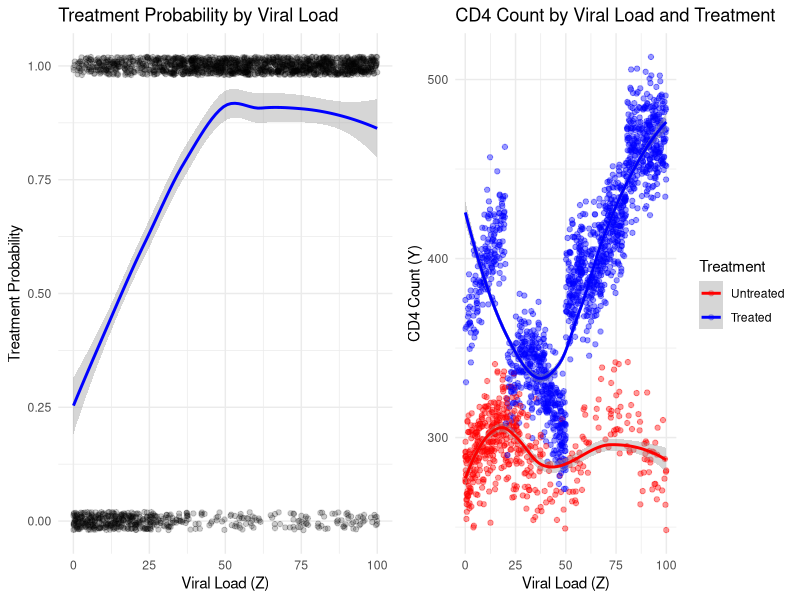
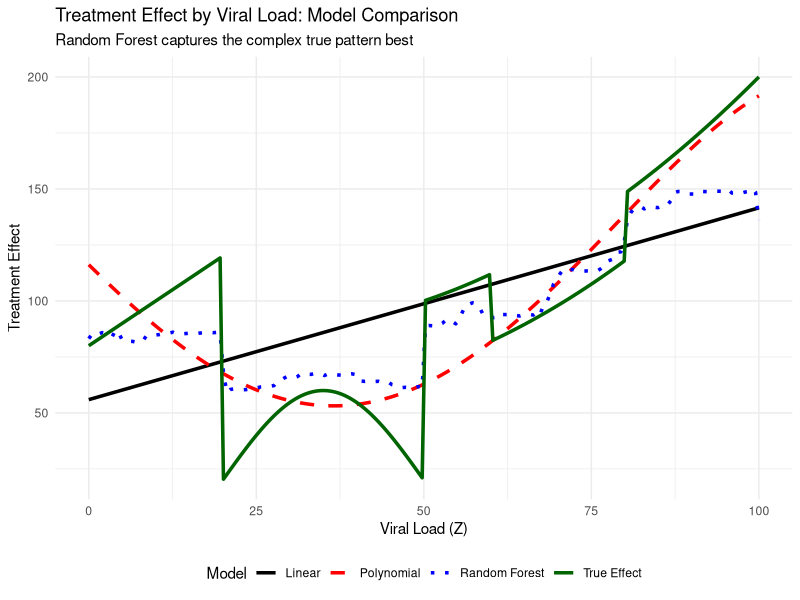

These charts were generated, in order, by the following R code:
## ---- chunk 1
knitr::opts_chunk$set(
  echo = TRUE,
  message = FALSE,
  warning = FALSE,
  fig.align = "center",
  fig.width = 10,
  fig.height = 6
)

# Load required libraries
library(dplyr)
library(knitr)
library(kableExtra)
library(randomForest)
library(ggplot2)
library(gridExtra)
## ---- chunk 2
# Simple tabular data from original tutorial
z <- c(0, 0, 1, 1)
a <- c(0, 1, 0, 1)
y <- c(100, 150, 80, 130)
n <- c(300, 200, 150, 350)

data_simple <- data.frame(z, a, y, n)

kable(data_simple, 
      caption = "Table 1: Simple Cross-sectional Data",
      col.names = c("Z (Viral Load)", "A (Treatment)", "Y (CD4 Count)", "N (Sample Size)")) %>%
  kable_styling(bootstrap_options = c("striped", "hover", "condensed"))
## ---- chunk 3
# Calculate marginal distribution of Z
total_n <- sum(n)
z_marginal <- data_simple %>%
  group_by(z) %>%
  summarise(total = sum(n), prob = sum(n) / total_n, .groups = 'drop')

# Non-parametric G-formula
treated_outcomes <- data_simple %>%
  filter(a == 1) %>%
  left_join(z_marginal %>% select(z, prob), by = "z") %>%
  mutate(weighted_y = y * prob)

untreated_outcomes <- data_simple %>%
  filter(a == 0) %>%
  left_join(z_marginal %>% select(z, prob), by = "z") %>%
  mutate(weighted_y = y * prob)

ate_simple_nonparam <- sum(treated_outcomes$weighted_y) - sum(untreated_outcomes$weighted_y)

# Parametric G-formula (expand data and fit models)
data_expanded <- data_simple %>% slice(rep(row_number(), n))

# Fit models
a_model_simple <- glm(a ~ z, family = binomial(), data = data_expanded)
y_model_simple <- lm(y ~ a + z, data = data_simple, weights = n)

# Simulate and predict
set.seed(123)
sim_n <- 10000
z_sim <- sample(z_marginal$z, size = sim_n, replace = TRUE, prob = z_marginal$prob)
sim_data <- data.frame(z = z_sim)

y_treated_simple <- predict(y_model_simple, newdata = sim_data %>% mutate(a = 1))
y_untreated_simple <- predict(y_model_simple, newdata = sim_data %>% mutate(a = 0))
ate_simple_param <- mean(y_treated_simple) - mean(y_untreated_simple)

# Random Forest
rf_model_simple <- randomForest(y ~ a + z, data = data_expanded, ntree = 500)
y_rf_treated_simple <- predict(rf_model_simple, newdata = sim_data %>% mutate(a = 1))
y_rf_untreated_simple <- predict(rf_model_simple, newdata = sim_data %>% mutate(a = 0))
ate_simple_rf <- mean(y_rf_treated_simple) - mean(y_rf_untreated_simple)

cat("Simple Data Results:\n")
cat("Non-parametric ATE:", round(ate_simple_nonparam, 2), "\n")
cat("Linear model ATE:", round(ate_simple_param, 2), "\n")
cat("Random Forest ATE:", round(ate_simple_rf, 2), "\n")
## ---- chunk 4
set.seed(42)
n_obs <- 2000

# Generate continuous confounder Z (viral load: 0-100)
z_continuous <- runif(n_obs, min = 0, max = 100)

# HIGHLY non-linear treatment assignment probability
treatment_prob <- plogis(-3 + 0.15 * z_continuous - 0.004 * z_continuous^2 + 
                        0.00008 * z_continuous^3 + 
                        2 * sin(z_continuous * pi / 50) + 
                        1.5 * cos(z_continuous * pi / 25))

# Ensure reasonable probabilities
treatment_prob <- pmax(0.1, pmin(0.9, treatment_prob))

# Generate treatment assignment
a_continuous <- rbinom(n_obs, 1, treatment_prob)

# HIGHLY non-linear outcome model
# Base CD4 count with multiple non-linear components
baseline_cd4 <- 300 - 2 * z_continuous + 0.05 * z_continuous^2 - 0.0003 * z_continuous^3 +
                30 * sin(z_continuous * pi / 30) - 20 * cos(z_continuous * pi / 40)

# Treatment effect varies dramatically by viral load
treatment_effect <- ifelse(z_continuous < 20, 
                          80 + 2 * z_continuous,  # Strong effect for low viral load
                          ifelse(z_continuous < 50,
                                20 + 40 * sin((z_continuous - 20) * pi / 30),  # Oscillating
                                100 - z_continuous + 0.02 * z_continuous^2))  # Decreasing

# Interaction effect (treatment less effective in 60-80 range)
interaction_effect <- ifelse(z_continuous > 60 & z_continuous < 80, -30, 0)

# Final outcome
y_continuous <- baseline_cd4 + a_continuous * (treatment_effect + interaction_effect) + 
                rnorm(n_obs, 0, 15)

# Create dataset
data_complex <- data.frame(z = z_continuous, a = a_continuous, y = y_continuous)

# Summary statistics
summary_stats <- data_complex %>%
  summarise(
    n = n(),
    z_mean = mean(z), z_sd = sd(z),
    prop_treated = mean(a),
    y_mean = mean(y), y_sd = sd(y)
  )

kable(summary_stats,
      caption = "Table 2: Complex Data Summary Statistics",
      col.names = c("N", "Z Mean", "Z SD", "Prop. Treated", "Y Mean", "Y SD"),
      digits = 2) %>%
  kable_styling(bootstrap_options = c("striped", "hover", "condensed"))
## ---- chunk 5
# Treatment probability by viral load
p1 <- ggplot(data_complex, aes(x = z, y = a)) +
  geom_smooth(method = "loess", se = TRUE, color = "blue") +
  geom_point(alpha = 0.2, position = position_jitter(height = 0.02)) +
  labs(title = "Treatment Probability by Viral Load",
       x = "Viral Load (Z)", y = "Treatment Probability") +
  theme_minimal()

# Outcome by viral load and treatment
p2 <- ggplot(data_complex, aes(x = z, y = y, color = factor(a))) +
  geom_point(alpha = 0.4) +
  geom_smooth(method = "loess", se = TRUE) +
  labs(title = "CD4 Count by Viral Load and Treatment",
       x = "Viral Load (Z)", y = "CD4 Count (Y)", color = "Treatment") +
  scale_color_manual(values = c("red", "blue"), labels = c("Untreated", "Treated")) +
  theme_minimal()

grid.arrange(p1, p2, ncol = 2)
## ---- chunk 6
# Linear models
treatment_model_linear <- glm(a ~ z + I(z^2), family = binomial(), data = data_complex)
outcome_model_linear <- lm(y ~ a * z + I(z^2), data = data_complex)

# More complex linear model
treatment_model_poly <- glm(a ~ poly(z, 4), family = binomial(), data = data_complex)
outcome_model_poly <- lm(y ~ a * poly(z, 4), data = data_complex)

# Random Forest models
set.seed(123)
treatment_model_rf <- randomForest(factor(a) ~ z, data = data_complex, 
                                  ntree = 1000, nodesize = 10, importance = TRUE)
outcome_model_rf <- randomForest(y ~ a + z, data = data_complex, 
                                ntree = 1000, nodesize = 10, importance = TRUE)

# Model performance summaries
cat("Model Performance Summary:\n")
cat("Linear outcome R²:", round(summary(outcome_model_linear)$r.squared, 3), "\n")
cat("Polynomial outcome R²:", round(summary(outcome_model_poly)$r.squared, 3), "\n")
cat("RF outcome % Var Explained:", round(outcome_model_rf$rsq[length(outcome_model_rf$rsq)] * 100, 1), "%\n")
## ---- chunk 7
# Simulation setup
set.seed(456)
sim_n <- 10000
z_sim <- sample(data_complex$z, size = sim_n, replace = TRUE)
sim_data <- data.frame(z = z_sim)

# Calculate true ATE (oracle)
true_treatment_effect <- ifelse(z_sim < 20, 
                               80 + 2 * z_sim,
                               ifelse(z_sim < 50,
                                     20 + 40 * sin((z_sim - 20) * pi / 30),
                                     100 - z_sim + 0.02 * z_sim^2))
true_interaction <- ifelse(z_sim > 60 & z_sim < 80, -30, 0)
true_ate <- mean(true_treatment_effect + true_interaction)

# Linear model predictions
y_linear_treated <- predict(outcome_model_linear, newdata = sim_data %>% mutate(a = 1))
y_linear_untreated <- predict(outcome_model_linear, newdata = sim_data %>% mutate(a = 0))
ate_linear <- mean(y_linear_treated) - mean(y_linear_untreated)

# Polynomial model predictions
y_poly_treated <- predict(outcome_model_poly, newdata = sim_data %>% mutate(a = 1))
y_poly_untreated <- predict(outcome_model_poly, newdata = sim_data %>% mutate(a = 0))
ate_poly <- mean(y_poly_treated) - mean(y_poly_untreated)

# Random Forest predictions
y_rf_treated <- predict(outcome_model_rf, newdata = sim_data %>% mutate(a = 1))
y_rf_untreated <- predict(outcome_model_rf, newdata = sim_data %>% mutate(a = 0))
ate_rf <- mean(y_rf_treated) - mean(y_rf_untreated)

# Crude estimate
crude_treated <- mean(data_complex$y[data_complex$a == 1])
crude_untreated <- mean(data_complex$y[data_complex$a == 0])
crude_ate <- crude_treated - crude_untreated
## ---- chunk 8
# Create comprehensive results table
results_comparison <- data.frame(
  Method = c("True ATE", "Crude (Unadjusted)", "Linear G-Formula", 
             "Polynomial G-Formula", "Random Forest G-Formula"),
  ATE_Estimate = c(round(true_ate, 2), round(crude_ate, 2), round(ate_linear, 2), 
                   round(ate_poly, 2), round(ate_rf, 2)),
  Bias = c(0, round(crude_ate - true_ate, 2), round(ate_linear - true_ate, 2),
           round(ate_poly - true_ate, 2), round(ate_rf - true_ate, 2)),
  Abs_Bias = c(0, round(abs(crude_ate - true_ate), 2), round(abs(ate_linear - true_ate), 2),
               round(abs(ate_poly - true_ate), 2), round(abs(ate_rf - true_ate), 2)),
  Notes = c("Oracle truth", "Ignores confounding", "Simple linear model", 
            "Higher-order polynomials", "Flexible ML approach")
)

kable(results_comparison,
      caption = "Table 3: G-Formula Results Comparison",
      col.names = c("Method", "ATE Estimate", "Bias", "Absolute Bias", "Notes")) %>%
  kable_styling(bootstrap_options = c("striped", "hover", "condensed"))

# Performance insights
rf_improvement <- round(abs(ate_linear - true_ate) / abs(ate_rf - true_ate), 1)
cat("\n*** KEY FINDINGS ***\n")
cat("True ATE:", round(true_ate, 2), "\n")
cat("Linear model bias:", round(abs(ate_linear - true_ate), 2), "\n")
cat("Random Forest bias:", round(abs(ate_rf - true_ate), 2), "\n")
cat("RF performs", rf_improvement, "times better than simple linear model!\n")
## ---- chunk 9
# Cross-validation comparison
library(caret)
set.seed(789)
cv_folds <- createFolds(data_complex$y, k = 5)

# Function to calculate RMSE
calculate_rmse <- function(actual, predicted) {
  sqrt(mean((actual - predicted)^2, na.rm = TRUE))
}

# Initialize RMSE vectors
rmse_linear <- rmse_poly <- rmse_rf <- numeric(5)

# Cross-validation loop
for(i in 1:5) {
  train_idx <- unlist(cv_folds[-i])
  test_idx <- cv_folds[[i]]
  
  train_data <- data_complex[train_idx, ]
  test_data <- data_complex[test_idx, ]
  
  # Fit models
  linear_cv <- lm(y ~ a * z + I(z^2), data = train_data)
  poly_cv <- lm(y ~ a * poly(z, 4), data = train_data)
  rf_cv <- randomForest(y ~ a + z, data = train_data, ntree = 500)
  
  # Predictions
  pred_linear <- predict(linear_cv, test_data)
  pred_poly <- predict(poly_cv, test_data)
  pred_rf <- predict(rf_cv, test_data)
  
  # RMSE calculation
  rmse_linear[i] <- calculate_rmse(test_data$y, pred_linear)
  rmse_poly[i] <- calculate_rmse(test_data$y, pred_poly)
  rmse_rf[i] <- calculate_rmse(test_data$y, pred_rf)
}

# Performance summary
performance_summary <- data.frame(
  Model = c("Linear", "Polynomial", "Random Forest"),
  Mean_RMSE = c(mean(rmse_linear), mean(rmse_poly), mean(rmse_rf)),
  SD_RMSE = c(sd(rmse_linear), sd(rmse_poly), sd(rmse_rf)),
  Improvement_vs_Linear = c("—", 
                           paste0(round((mean(rmse_linear) - mean(rmse_poly))/mean(rmse_linear)*100, 1), "%"),
                           paste0(round((mean(rmse_linear) - mean(rmse_rf))/mean(rmse_linear)*100, 1), "%"))
)

kable(performance_summary,
      caption = "Table 4: Cross-Validation Performance",
      col.names = c("Model", "Mean RMSE", "SD RMSE", "Improvement"),
      digits = 3) %>%
  kable_styling(bootstrap_options = c("striped", "hover", "condensed"))
## ---- chunk 10
# Create prediction range
z_plot_range <- seq(0, 100, length.out = 200)
plot_data <- data.frame(z = z_plot_range)

# Calculate true treatment effect
true_te_plot <- ifelse(z_plot_range < 20, 
                       80 + 2 * z_plot_range,
                       ifelse(z_plot_range < 50,
                             20 + 40 * sin((z_plot_range - 20) * pi / 30),
                             100 - z_plot_range + 0.02 * z_plot_range^2))
true_interaction_plot <- ifelse(z_plot_range > 60 & z_plot_range < 80, -30, 0)
true_te_total <- true_te_plot + true_interaction_plot

# Model predictions
pred_linear_treated <- predict(outcome_model_linear, newdata = plot_data %>% mutate(a = 1))
pred_linear_untreated <- predict(outcome_model_linear, newdata = plot_data %>% mutate(a = 0))
te_linear <- pred_linear_treated - pred_linear_untreated

pred_poly_treated <- predict(outcome_model_poly, newdata = plot_data %>% mutate(a = 1))
pred_poly_untreated <- predict(outcome_model_poly, newdata = plot_data %>% mutate(a = 0))
te_poly <- pred_poly_treated - pred_poly_untreated

pred_rf_treated <- predict(outcome_model_rf, newdata = plot_data %>% mutate(a = 1))
pred_rf_untreated <- predict(outcome_model_rf, newdata = plot_data %>% mutate(a = 0))
te_rf <- pred_rf_treated - pred_rf_untreated

# Create plotting dataframe
te_df <- data.frame(
  z = rep(z_plot_range, 4),
  treatment_effect = c(true_te_total, te_linear, te_poly, te_rf),
  model = rep(c("True Effect", "Linear", "Polynomial", "Random Forest"), each = 200)
)

# Plot treatment effects
p_te <- ggplot(te_df, aes(x = z, y = treatment_effect, color = model, linetype = model)) +
  geom_line(size = 1.2) +
  labs(title = "Treatment Effect by Viral Load: Model Comparison",
       subtitle = "Random Forest captures the complex true pattern best",
       x = "Viral Load (Z)", y = "Treatment Effect",
       color = "Model", linetype = "Model") +
  theme_minimal() +
  scale_color_manual(values = c("black", "red", "blue", "darkgreen")) +
  scale_linetype_manual(values = c("solid", "dashed", "dotted", "solid")) +
  theme(legend.position = "bottom")

print(p_te)
